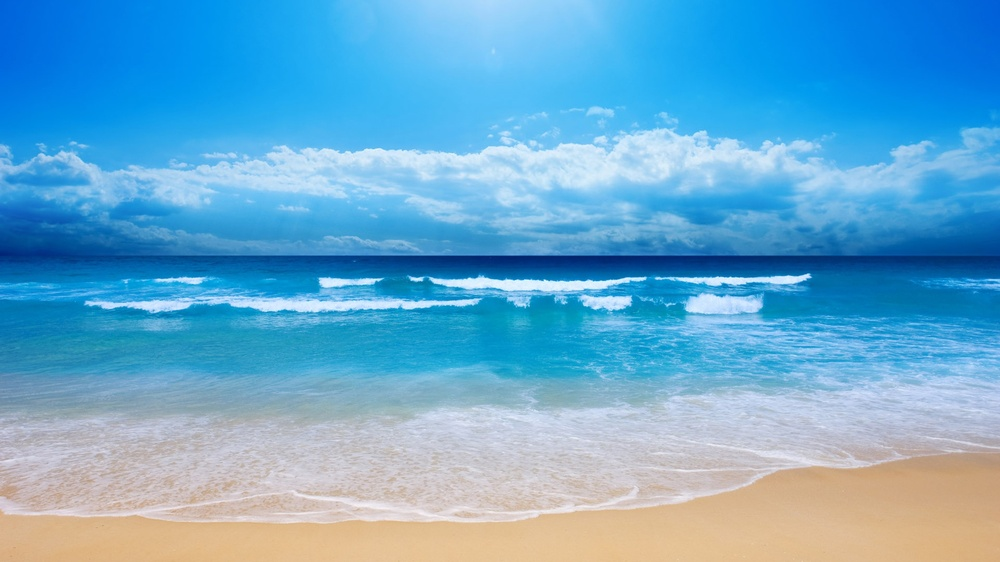
#> input picture images/landscape_see_blue_sand.jpg, 1000 x 562 px, shrunk from 1920 x 1080 before the run
$ python main.py   (Python 2 division)
#> lines starting #> are read from the running program, lines starting #| are printed output that depends on the picture; long printed decimals are rounded
### HistogramAnalyzer/HistogramAnalyzer.py
__author__ = 'margauxdivernois'

import cv2
import numpy as np
import matplotlib.pyplot as plt
import operator

class HistogramAnalyzer:

    def __init__(self, img):
        """
        Init the HistogramAnalyzer Object.
        Calculate the histogram of the given image.
        """

        self.img_rgb = img

        # CREATE HISTOGRAM
        self.hist_rgb()
        self.hist_hsv()

    def hist_rgb(self):
        """Calculate the RGB histograms and save in attribute"""

        self.img_b,self.img_g,self.img_r = cv2.split(self.img_rgb)

        self.hist_r = cv2.calcHist(self.img_r,[0],None,[256],[0,255])
        self.hist_g = cv2.calcHist(self.img_g,[0],None,[256],[0,255])
        self.hist_b = cv2.calcHist(self.img_b,[0],None,[256],[0,255])

    def hist_hsv(self):
        """Calculate the HSV histograms and save in attribute"""
        self.img_hsv = cv2.cvtColor(self.img_rgb, cv2.COLOR_BGR2HSV)
        self.img_h, self.img_s, self.img_v = cv2.split(self.img_hsv)

        self.hist_h = cv2.calcHist([self.img_hsv],[0],self.img_s,[180],[0,180])
        self.hist_s = cv2.calcHist([self.img_hsv],[1],None,[256],[0,256])
        self.hist_v = cv2.calcHist([self.img_hsv],[2],None,[256],[0,256])

    # [39 lines left out: functions show_rgb, show_hsv, show_rgb_hist, show_hsv_hist, not called in this run]

    def get_hue_max(self):
        """Return the maximum hue between 0 and 255"""
        max_hue_f = float(self.max_index(self.hist_h))
        max_hue = max_hue_f / 180 * 256     #Get a value between 0 and 255
        return int(max_hue)

    def get_hue_average(self):
        """Return the average hue between 0 and 255"""
        average_hue = self.average(self.hist_h)
        average_hue = average_hue * 256 / 180
        return average_hue

    def get_saturation_max(self):
        """Return the maximum saturation"""
        return int(self.max_index(self.hist_s))

    def get_saturation_average(self):
        """Return the average saturation"""
        average_saturation = self.average(self.hist_s)
        return average_saturation

    def get_brigthness_max(self):
        """Return the maximum brightness"""
        return int(self.max_index(self.hist_v))

    def get_brigthness_average(self):
        """Return the average brightness"""
        average_saturation = self.average(self.hist_v)
        return average_saturation

    def average(self, hist):
        """Calculate and return the average of an histogram"""
        total = 0
        somme = 0;
        for i in range(0,len(hist)):
            somme += hist[i]
            total += hist[i] * i
        return int(total/somme)

    def max_index(self, hist):
        """Calculate and return the maximum value of an histogram"""
        max_i = 0
        max_value = hist[0]
        for i in range(1, len(hist)):
            if max_value < hist[i]:
                max_value = hist[i]
                max_i = i
        return max_i

### HSBColor/HSBColor.py
__author__ = 'stevevisinand'

class HSBColor:
    def __init__(self, h, s, b):
        """
        :param h: entre 0 et 255
        :param s: entre 0 et 255
        :param b: entre 0 et 255
        :return:
        """
        self._h = h #hue
        self._s = s #saturation
        self._b = b #brightness

    def __repr__(self):
        return "HSB: ("+str(self._h)+","+str(self._s)+","+str(self._b)+")"

    # [17 lines left out: functions hue, saturation, initbrightness, not called in this run]

    def _warm(self):
        """
        :return: warm value [0-1] (float)
        """
        # Banana's estimated hot values
        INF_LIMIT = 195
        SUP_LIMIT = 42
        PERFECT_WARM = 0 #255
        MAX_VALUE = 255

        if((self._h<=MAX_VALUE and self._h >= INF_LIMIT) or self._h==PERFECT_WARM):
            work_color = (self._h + (MAX_VALUE-INF_LIMIT)) % 255
            work_hot = PERFECT_WARM + (MAX_VALUE-INF_LIMIT)

            return work_color / work_hot

        if(self._h>PERFECT_WARM and self._h < SUP_LIMIT):
            work_color = self._h
            work_hot = SUP_LIMIT
            return 1.0-(work_color / work_hot)

        return 0

    def _cold(self):
        """
        :return: cold value [(-1)-0] (float)
        """
        # Banana's estimated cold values
        INF_LIMIT = 42
        SUP_LIMIT = 195
        PERFECT_COLD = 180

        if(self._h<=PERFECT_COLD and self._h>=INF_LIMIT):
            work_color = self._h - INF_LIMIT
            work_cold = PERFECT_COLD-INF_LIMIT

            return float(work_color) / float(work_cold)

        if(self._h>PERFECT_COLD and self._h < SUP_LIMIT):
            work_color = self._h - PERFECT_COLD
            work_cold = SUP_LIMIT - PERFECT_COLD

            return 1.0-(float(work_color) / float(work_cold))

        return 0

    def brightness(self):
        """
        :return: converted brightness value : int [0-1]
        """
        return self._b / float(255)


    def temperature(self):
        """
        :return: temperature estimation [-1.0 - 1.0] (float)
        """

        return self._warm() - self._cold()

### imageElementDetect.py
import numpy as np
import cv2, sys

class ImageElementDetect:
	def __init__(self, filePath, verbose=False):
		"""
		Face utility
		:param filePath: image path
		:param verbose: True, False. Display result if true
		:return:
		"""
		self._filePath = filePath
		self._verbose = verbose

	def hasFaces(self):
		return self.countFaces() > 0

	def countFaces(self):
		"""
		Count faces in the image with CascadeClassifier
		:return: int, nb faces
		"""

		#http://docs.opencv.org/3.1.0/d7/d8b/tutorial_py_face_detection.html#gsc.tab=0
		face_cascade = cv2.CascadeClassifier('haarcascade_frontalface_default.xml')

		img = cv2.imread(self._filePath)
		gray = cv2.cvtColor(img, cv2.COLOR_BGR2GRAY)

		faces = face_cascade.detectMultiScale(gray, 1.3, 5)


		if self._verbose:
			for (x,y,w,h) in faces:
				cv2.rectangle(img,(x,y),(x+w,y+h),(255,0,0),2)

			cv2.imshow('faces',img)
			cv2.waitKey(0)
			cv2.destroyAllWindows()

		return len(faces)

### MusicGenerator/Orchestra.py
import music_generator as generator
import music_player as player
import time
import threading

musicList = []


def musicator(id, type):
    time.sleep(id)
    generator.generate(id=id, type=type)
    musicList.append(id)


def play_music(periods, sentiment):
    for i in range(periods):
        try:
            t = threading.Thread(target=musicator, args=(i, sentiment))
            t.start()
        except:
            print "Error: unable to start thread"

    while (threading.activeCount() > 1) or (len(musicList) > 0):
        if len(musicList) > 0:
            player.play(musicList.pop(0))


# [2 lines that do not run on import are left out]

### main.py
import sys
import cv2

path = sys.path[0]
sys.path.insert(0, path+'/HSBColor')
# sys.path.insert(0, path+'/ImageElementDetect')
sys.path.insert(0, path+'/HistogramAnalyzer')
sys.path.insert(0, path+'/MusicGenerator')

from HSBColor import HSBColor
from HistogramAnalyzer import HistogramAnalyzer
from imageElementDetect import ImageElementDetect
from Orchestra import play_music

def str_to_bool(string):
    return string.lower() in ("true", "1", "yes")

if __name__ == '__main__':

    if len(sys.argv) > 3:
        try:
            options_play_music = str_to_bool(sys.argv[1])
            options_verbose = str_to_bool(sys.argv[2])

            imagePath = sys.argv[3]
        except:
            print("Wrong parameters")
    else :
        options_play_music = True
        options_verbose = True
        imagePath = path + '/images/landscape_see_blue_sand.jpg'

    # Extraction informations
    img = cv2.imread(imagePath)
#> img is the input picture: shape (562, 1000, 3); mean B, G, R 207.5, 169.7, 103.8
    histo_tool = HistogramAnalyzer(img)
#> in hist_rgb, `self.img_b,self.img_g,self.img_r = cv2.split(self.img_rgb)`:
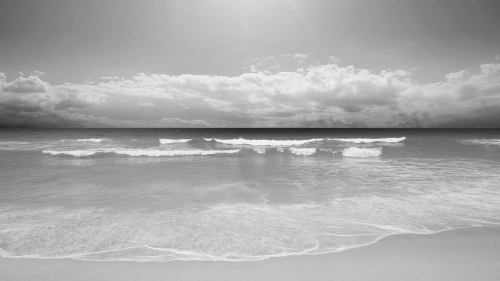
#> self.img_g: shape (562, 1000) (shown at 1/2 size); min 35, max 255, mean 169.7
#> in hist_rgb, `self.img_b,self.img_g,self.img_r = cv2.split(self.img_rgb)`:
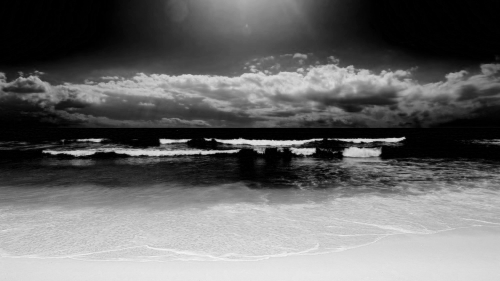
#> self.img_r: shape (562, 1000) (shown at 1/2 size); min 0, max 251, mean 103.8
#> in hist_rgb, `self.hist_r = cv2.calcHist(self.img_r,[0],None,[256],[0,255])`: self.hist_r = 256 values, max 250 at index 0, min 0 at index 7, mean 3.91
#> in hist_rgb, `self.hist_g = cv2.calcHist(self.img_g,[0],None,[256],[0,255])`: self.hist_g = 256 values, max 22 at index 110, min 0 at index 0, mean 3.91
#> in hist_rgb, `self.hist_b = cv2.calcHist(self.img_b,[0],None,[256],[0,255])`: self.hist_b = 256 values, max 53 at index 250, min 0 at index 0, mean 3.91
#> in hist_hsv, `self.img_h, self.img_s, self.img_v = cv2.split(self.img_hsv)`:
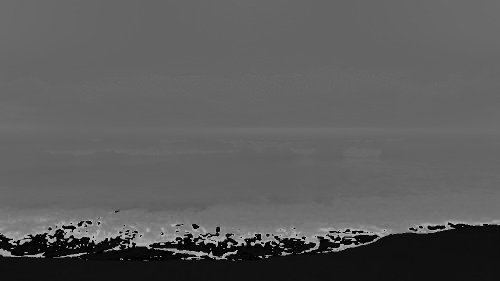
#> self.img_h: shape (562, 1000) (shown at 1/2 size); min 0, max 179, mean 91
#> in hist_hsv, `self.img_h, self.img_s, self.img_v = cv2.split(self.img_hsv)`:
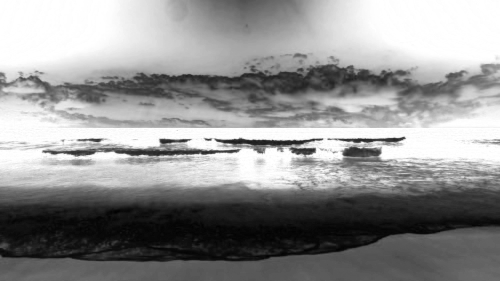
#> self.img_s: shape (562, 1000) (shown at 1/2 size); min 0, max 255, mean 145.2
#> in hist_hsv, `self.img_h, self.img_s, self.img_v = cv2.split(self.img_hsv)`:
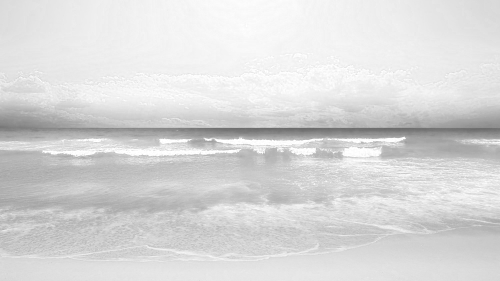
#> self.img_v: shape (562, 1000) (shown at 1/2 size); min 105, max 255, mean 216.8
#> in hist_hsv, `self.hist_h = cv2.calcHist([self.img_hsv],[0],self.img_s,[180],[0,180])`: self.hist_h = 180 values, max 102050 at index 101, min 0 at index 22, mean 3122.1
#> in hist_hsv, `self.hist_s = cv2.calcHist([self.img_hsv],[1],None,[256],[0,256])`: self.hist_s = 256 values, max 41562 at index 255, min 0 at index 1, mean 2195.3
#> in hist_hsv, `self.hist_v = cv2.calcHist([self.img_hsv],[2],None,[256],[0,256])`: self.hist_v = 256 values, max 12853 at index 244, min 0 at index 0, mean 2195.3

    colorAverage = HSBColor(histo_tool.get_hue_average(),
                     histo_tool.get_saturation_average(),
                     histo_tool.get_brigthness_average())
#> the loop in average, `for i in range(0,len(hist)):` made 180 passes
#> (somme, total) on passes 1 to 3: ([3190], [0]), ([3271], [81]), ([4230], [1999])
#> after the loop in average, `for i in range(0,len(hist)):`: somme = [561983]; total = [51153128]
#> in get_hue_average, `average_hue = self.average(self.hist_h)`: average_hue = 91
#> in get_hue_average, `average_hue = average_hue * 256 / 180`: average_hue = 129
#> the loop in average (call 2), `for i in range(0,len(hist)):` made 256 passes
#> (somme, total) on passes 1 to 3: ([17], [0]), ([17], [0]), ([111], [188])
#> in get_saturation_average, `average_saturation = self.average(self.hist_s)`: average_saturation = 145
#> in get_brigthness_average, `average_saturation = self.average(self.hist_v)`: average_saturation = 216
#> in __init__, `self._h = h`: self._h = 129

    if options_verbose:
        print("### Average : ")
        print(colorAverage)
#| HSB: (129,145,216)
        print "Temperature : %2f" % colorAverage.temperature()
#> in _warm, `INF_LIMIT = 195`: INF_LIMIT = 195
#> in _cold, `work_color = self._h - INF_LIMIT`: work_color = 87
#| Temperature : -0.6304
        print "Brightness : %2f" % colorAverage.brightness()
#| Brightness : 0.8471

    colorMax = HSBColor(histo_tool.get_hue_max(),
                     histo_tool.get_saturation_max(),
                     histo_tool.get_brigthness_max())
#> in max_index, `max_value = hist[0]`: max_value = [3190]
#> the loop in max_index, `for i in range(1, len(hist)):` made 179 passes
#> max_value on passes 5, 15, 16, 100, 101: [4949], [10100], [27099], [86718], [102050]
#> after the loop in max_index, `for i in range(1, len(hist)):`: max_i = 101
#> in get_hue_max, `max_hue = max_hue_f / 180 * 256`: max_hue = 143.6
#> the loop in max_index (call 2), `for i in range(1, len(hist)):` made 255 passes
#> max_value on passes 2, 3, 4, 6, 7, 88, 252, 253: [94], [242], [751], [3270], [4565], [6112], [6509], [12042]

    if options_verbose:
        print("### Maximum : ")
        print(colorMax)
#| HSB: (143,255,244)
        print "Temperature : %2f" % colorMax.temperature()
#| Temperature : -0.7319
        print "Brightness : %2f" % colorMax.brightness()
#| Brightness : 0.9569

    #Select the HSBColor to use between colorAverage or colorMax
    colorToUse = colorMax

    ##FaceDetect
    detector = ImageElementDetect(imagePath, False)
    # print("Nb faces : " + detector.countFaces())
    # hasFaces = detector.hasFaces()
    # hasFaces = False

    # Get mood
    emotion_levels = ["HAPPY", "JAZZ", "EMO", "NEUTRAL", "SAD", "FACES"]
    ### Hot == temperature 1
    ### Cold == temperature 0
    ### Darkness == brightness 0.0
    ### Light == brightness, what is light? baby don't hurt me

    #### Each analyse add 1 unit to the total
    tmp_type_of_analyse = 2  # temperature, brightness

    #### How long should be the song?
    tmp_periods_to_play = 3

    tmp_temperature = colorToUse.temperature()
#> tmp_temperature = -0.732
    tmp_max_luminosity = 1
    tmp_luminosity = colorToUse.brightness() * (1 / tmp_max_luminosity)
#> tmp_luminosity = 0.957
    tmp_emotion_levels = len(emotion_levels)
    tmp_emotion_unit = 100 / tmp_emotion_levels
    tmp_is_people = detector.hasFaces()
#> in countFaces, `gray = cv2.cvtColor(img, cv2.COLOR_BGR2GRAY)`:
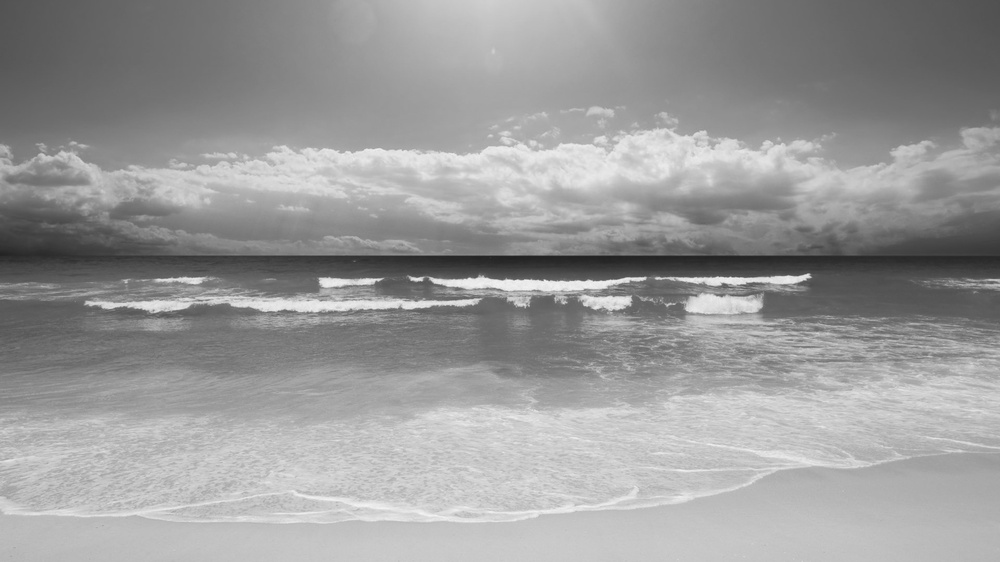
#> gray: shape (562, 1000); min 33, max 245, mean 154.3
#> in countFaces, `faces = face_cascade.detectMultiScale(gray, 1.3, 5)`: faces = ()
#> tmp_is_people = False

    #### Mood on a scale of -100..100 with 100:happy and -100:sad
    #### Add up of positive values
    mood_value = (tmp_temperature + tmp_luminosity) / tmp_type_of_analyse * 100
#> mood_value = 11.25
    # print(mood_value)

    # Make music !
    # sentiment = (mood_value / tmp_emotion_unit)
    sentiment = 0
    for i in range(0, tmp_emotion_levels + 1):
        if options_verbose:
            print("### Mood : ")
        if tmp_is_people:
            sentiment = 5
            if options_verbose:
                print(emotion_levels[sentiment])
            break
        elif mood_value < 0 and abs(mood_value) <= i * tmp_emotion_unit:
            sentiment = abs(i - tmp_emotion_levels)
            if options_verbose:
                print(emotion_levels[i])
            break
        elif mood_value >= 0 and mood_value <= i * tmp_emotion_unit:
            sentiment = abs(i - tmp_emotion_levels)
            if options_verbose:
                print(emotion_levels[i])
            break

    # Show Image

    cv2.imshow('press_on_any_keyboard_key_to_play_the_music', img)
    cv2.waitKey(0)

    # Play Music
    if options_play_music:
        play_music(tmp_periods_to_play, sentiment)
#> (the call stopped at in play_music, `player.play(musicList.pop(0))`: music_player is not available in this run)

    # Ending images
    cv2.destroyAllWindows()

    exit(0)
#> (the program exits here)

$ run again, with images/abstract_blue_orange_red.jpg copied over images/landscape_see_blue_sand.jpg
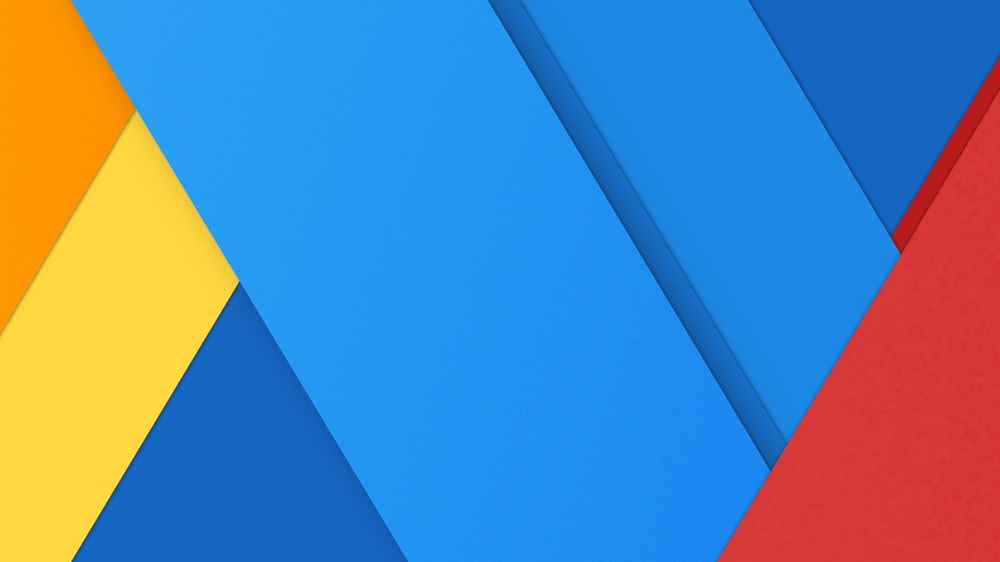
#> input picture images/abstract_blue_orange_red.jpg, 1000 x 562 px, shrunk from 1920 x 1080 before the run
#> img is the input picture: shape (562, 1000, 3); mean B, G, R 176.9, 133.6, 87.8
#> self.hist_r = 256 values, max 223 at index 22, min 0 at index 1, mean 3.79
#> self.hist_g = 256 values, max 217 at index 101, min 0 at index 0, mean 3.91
#> self.hist_b = 256 values, max 215 at index 193, min 0 at index 3, mean 3.91
#> self.img_hsv: shape (562, 1000, 3); mean H, S, V 79, 215, 228.8
#> in hist_hsv, `self.img_h, self.img_s, self.img_v = cv2.split(self.img_hsv)`:
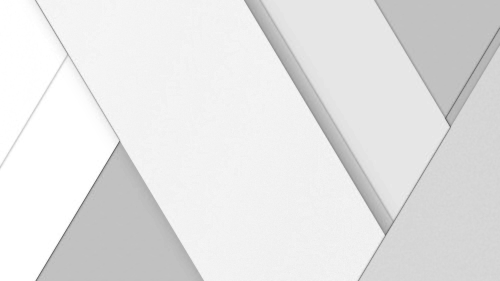
#> self.img_v: shape (562, 1000) (shown at 1/2 size); min 71, max 255, mean 228.8
#> self.hist_h = 180 values, max 175438 at index 104, min 0 at index 3, mean 3122.2
#> self.hist_s = 256 values, max 82440 at index 223, min 0 at index 0, mean 2195.3
#> self.hist_v = 256 values, max 66401 at index 255, min 0 at index 0, mean 2195.3
#> the loop in average, `for i in range(0,len(hist)):` made 180 passes
#> (somme, total) on passes 1 to 3: ([66557], [0]), ([68232], [1675]), ([68247], [1705])
#> after the loop in average, `for i in range(0,len(hist)):`: somme = [562000]; total = [44423912]
#> in get_hue_average, `average_hue = self.average(self.hist_h)`: average_hue = 79
#> in get_hue_average, `average_hue = average_hue * 256 / 180`: average_hue = 112
#> the loop in average (call 2), `for i in range(0,len(hist)):` made 256 passes
#> (somme, total) on passes 1 to 3: ([0], [0]), ([0], [0]), ([0], [0])
#> in get_saturation_average, `average_saturation = self.average(self.hist_s)`: average_saturation = 214
#> in get_brigthness_average, `average_saturation = self.average(self.hist_v)`: average_saturation = 228
#> self._h = 112
#| HSB: (112,214,228)
#> INF_LIMIT = 195
#> work_color = 70
#| Temperature : -0.5072
#| Brightness : 0.8941
#> in max_index, `max_value = hist[0]`: max_value = [66557]
#> the loop in max_index, `for i in range(1, len(hist)):` made 179 passes
#> (max_value, max_i) on passes 103 to 104: ([124212], 103), ([175438], 104)
#> after the loop in max_index, `for i in range(1, len(hist)):`: max_i = 104
#> max_hue = 147.9
#> the loop in max_index (call 2), `for i in range(1, len(hist)):` made 255 passes
#> max_value on passes 25, 28, 45, 47, 65, 79, 80, 82: [2], [3], [8], [15], [19], [21], [22], [33]
#| HSB: (147,223,255)
#| Temperature : -0.7609
#| Brightness : 1.000
#> tmp_temperature = -0.761
#> tmp_luminosity = 1
#> in countFaces, `gray = cv2.cvtColor(img, cv2.COLOR_BGR2GRAY)`:
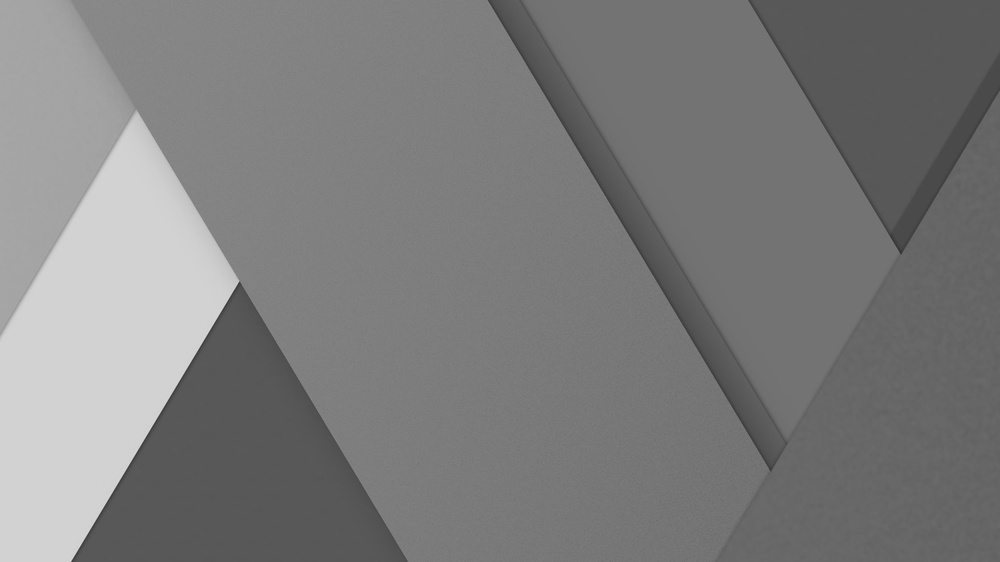
#> gray: shape (562, 1000); min 50, max 223, mean 124.9
#> faces = ()
#> tmp_is_people = False
#> mood_value = 11.96
